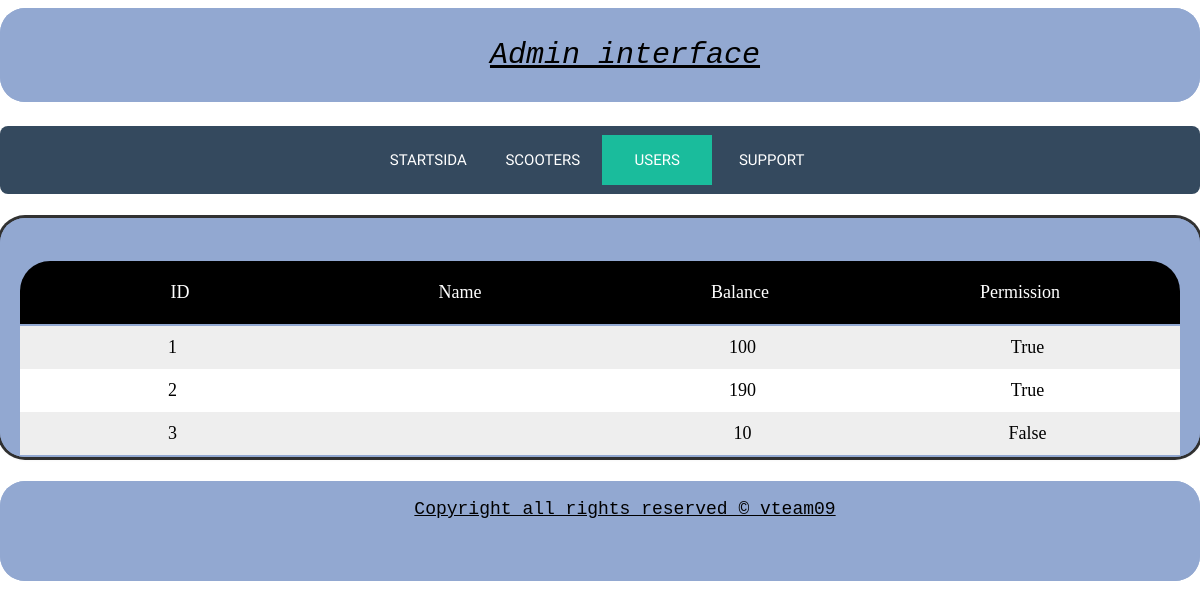
The page /admin/public/users.php on the database as committed earlier.
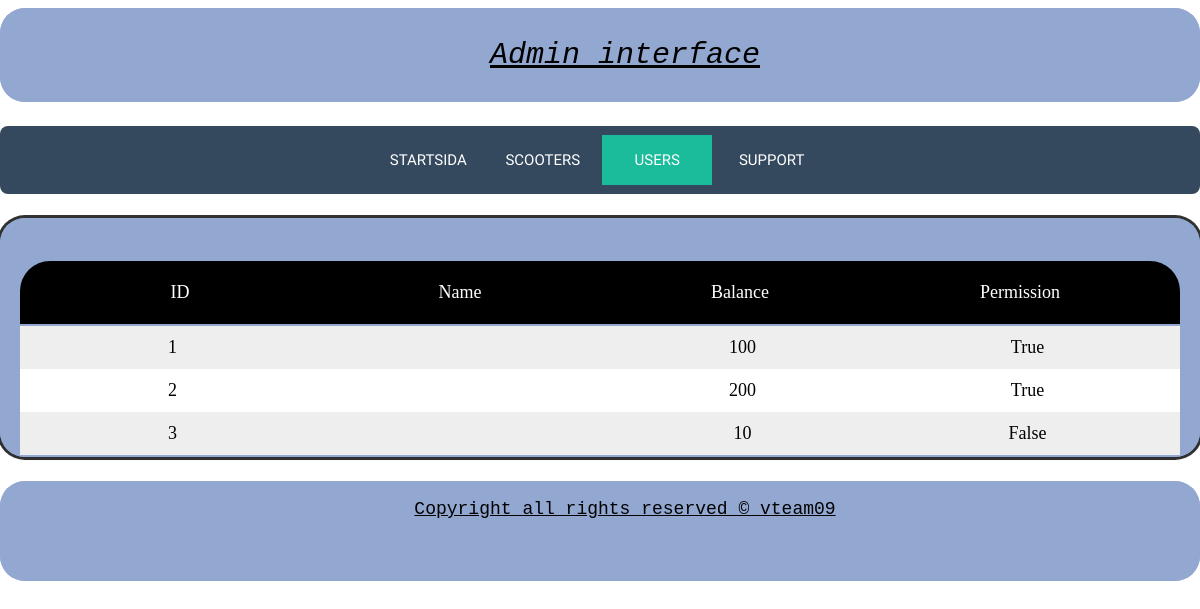
The same page on the database as committed later.
### tables this page shows
CREATE TABLE users(
    id INTEGER PRIMARY KEY AUTOINCREMENT,
    username VARCHAR(255) NOT NULL,
    password VARCHAR(255) NOT NULL,
    balance INTEGER NOT NULL,
    permission BOOLEAN NOT NULL,
    active BOOLEAN NOT NULL,
    joined VARCHAR(255) NOT NULL
);

### admin/public/users.php (the view, shortened to what this page needs)
<?php
$dsn = "sqlite:../db/vteam.sqlite";
$db = connectToDatabase($dsn);
$sql = <<<EOD
SELECT *
FROM users
ORDER BY id ASC;
EOD;
$stmt = $db->prepare($sql);
$args = [];
$stmt->execute($args);
$res = $stmt->fetchAll();
$data["main"] = <<<EOD
<table class="tasklist" id="tasklist">
    <thead>
        <tr>
            <td onclick="sortTable(0)"> ID </td>
            <td onclick="sortTable(1)"> Name </td>
            <td onclick="sortTable(2)"> Balance </td>
            <td onclick="sortTable(3)"> Permission </td>
        </tr>
    </thead>
    <tbody>
EOD;
foreach ($res as $row) :
    if ($row['permission'] == "0"){
        $row['permission'] = "False";
    }else{
        $row['permission'] = "True";
    };
    $data["main"] .= <<<EOD
        <tr>
            <td> {$row["id"]} </td>
            <td> {$row["name"]} </td>
            <td> {$row["balance"]} </td>
            <td> {$row["permission"]} </td>
        </tr>
    EOD;
endforeach;
$data["main"] .= <<<EOD
</tbody>
</table>
EOD;

Rows that differ between the two databases and show on the page:
changed users id 2: balance "190" → "200"
